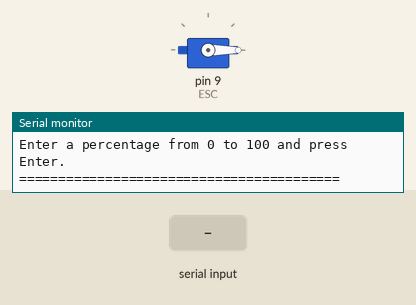
Recording of a sketch running on a simulated Arduino Uno, built with avr-gcc and run on an emulated ATmega328P. On the bench: servo, the last lines printed to the serial monitor. The test bench sets the inputs (shaded band).

Above: at 4.2 s.
4.3 s: "90,45\n" received over Serial
At 5.0 s:
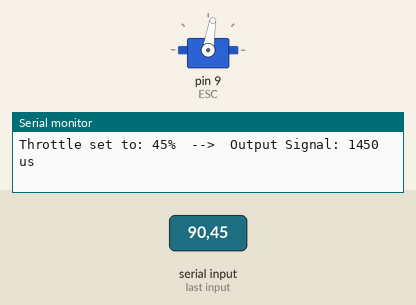
5.8 s: "30,150\n" received over Serial
At 6.1 s:
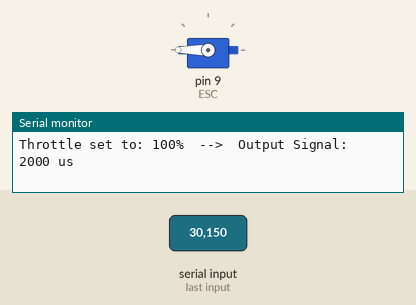
7.3 s: "90\n" received over Serial
At 8.3 s:
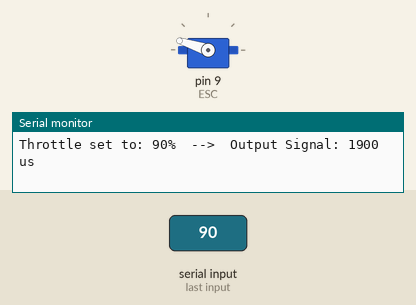
8.8 s: "200\n" received over Serial
At 9.6 s:
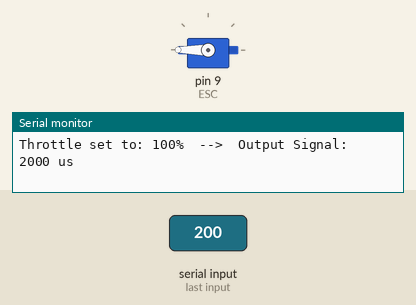
Timing chart, 0 to 11.3 s (numbered marks = the images above; inputs shaded):
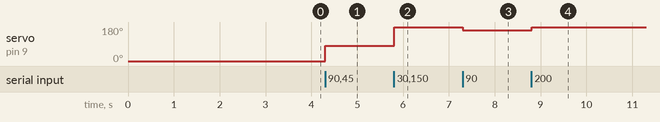

Measured:
- after the input at 4.3 s, servo on pin 9 (ESC): 0° → 81° at once
- after the input at 5.8 s, servo on pin 9 (ESC): 81° → 180° at once
- after the input at 7.3 s, servo on pin 9 (ESC): 180° → 162° at once
- after the input at 8.8 s, servo on pin 9 (ESC): 162° → 180° at once

The sketch:

Blade_rotation.ino
```cpp
#include <Servo.h>

Servo ESC;

void setup() {
  Serial.begin(9600);
  ESC.attach(9, 1000, 2000);

  // 1. ARMING SEQUENCE
  Serial.println("Arming ESC... Please wait.");
  ESC.writeMicroseconds(1000); // Send minimum throttle signal
  delay(3000);                 // Wait 3 seconds for arming beeps

  Serial.println("=========================================");
  Serial.println("ESC Armed and Ready!");
  Serial.println("Enter a percentage from 0 to 100 and press Enter.");
  Serial.println("=========================================");
}

void loop() {
  // Check if a percentage value was entered in the Serial Monitor
  if (Serial.available() > 0) {
    // Read the integer typed by the user
    int percent = Serial.parseInt();

    // Clear any leftover characters (like newline '\n') in the buffer
    while (Serial.available() > 0) {
      Serial.read();
    }

    // Safety constraint: keep percentage strictly between 0 and 100
    percent = constrain(percent, 0, 100);

    // Map 0% - 100% to 1000us - 2000us PWM signal
    int pwmSignal = map(percent, 0, 100, 1000, 2000);

    // Apply speed signal to motor
    ESC.writeMicroseconds(pwmSignal);

    // Output status back to the Serial Monitor
    Serial.print("Throttle set to: ");
    Serial.print(percent);
    Serial.print("%  -->  Output Signal: ");
    Serial.print(pwmSignal);
    Serial.println(" us");
  }
}
```
